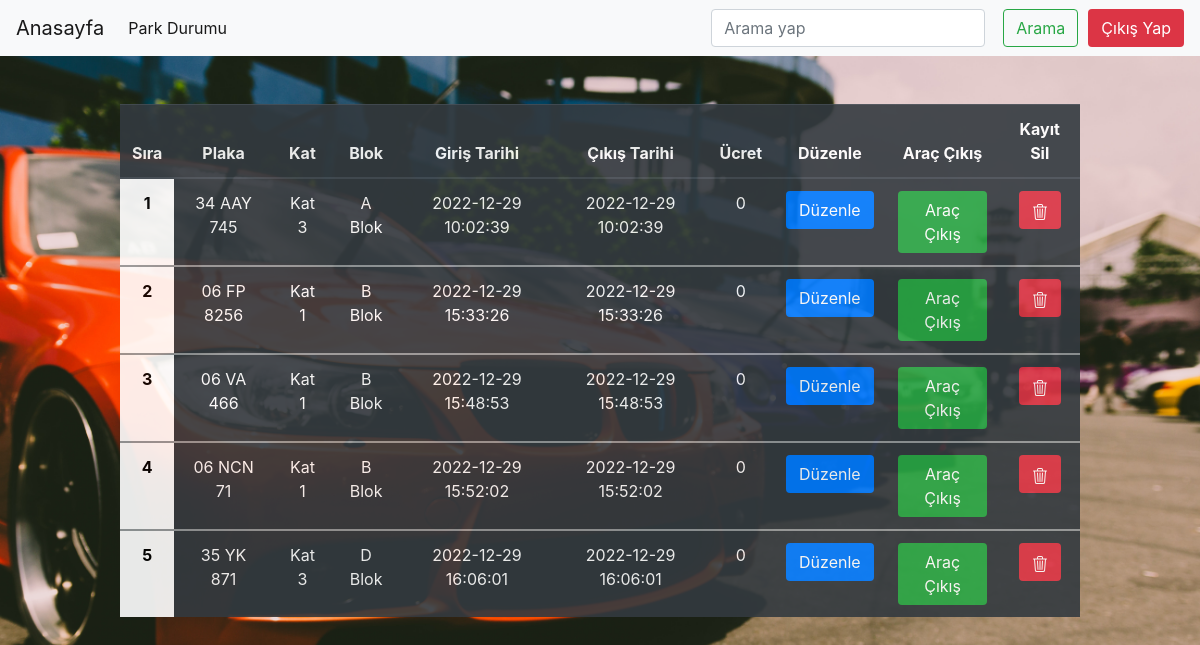
The app's page /admin/parkedenarac.php (signed in) with its own data.
### tables this page shows
CREATE TABLE `arac_kayit` (
  `arac_id` int(11) NOT NULL,
  `arac_plaka` varchar(30) NOT NULL,
  `arac_kat` varchar(30) NOT NULL,
  `arac_blok` varchar(15) NOT NULL,
  `arac_giris_tarih` datetime DEFAULT current_timestamp(),
  `arac_cikis_tarih` datetime DEFAULT current_timestamp()
);

### admin/parkedenarac.php (the view, shortened to what this page needs)
<?php require 'header.php';?><br>
<?php
$saatbasiucret = 5;
?>
<table class="table table-dark text-center">
  <thead>
    <tr>
      <th scope="col">Sıra</th>
      <th scope="col">Plaka</th>
      <th scope="col">Kat</th>
      <th scope="col">Blok</th>
      <th scope="col">Giriş Tarihi</th>
      <th scope="col">Çıkış Tarihi</th>
      <th scope="col">Ücret</th>
      <th scope="col">Düzenle</th>
      <th scope="col">Araç Çıkış</th>
      <th scope="col">Kayıt Sil</th>
    </tr>
  </thead>
  <?php
    if (isset($bul)) {
      $kaydet = $db -> prepare('SELECT * FROM arac_kayit WHERE arac_plaka LIKE :arac_plaka');
      $kaydet -> execute(array(':arac_plaka' => '%'.$bul.'%'));
    } else {
      $kaydet = $db -> query('SELECT * FROM arac_kayit');
    }
    $sira = 0;
    foreach ($kaydet as $kayit) {
      $sira = ++ $sira;
      $id = $kayit['arac_id'];
      $plaka = $kayit['arac_plaka'];
      $kat = $kayit['arac_kat'];
      $blok = $kayit['arac_blok'];
      $giris_tarihi = $kayit['arac_giris_tarih'];
      $cikis_tarihi = $kayit['arac_cikis_tarih'];
      $timestamp1 = strtotime($giris_tarihi);
      $timestamp2 = strtotime($cikis_tarihi);
  ?>
  <tbody class="text-center">
    <tr>
      <th style="background-color: white; color: black;"><?php echo $sira?></th>
      <td><?php echo $plaka?></td>
      <td><?php echo $kat?></td>
      <td><?php echo $blok?></td>
      <td><?php echo $giris_tarihi?></td>
      <td><?php echo $cikis_tarihi?></td>
      <td><?php echo ( abs($timestamp2 - $timestamp1)/(60*60) ) * $saatbasiucret;?></td>
      <td><a href="duzenle.php?id=<?php echo $id?>"><button type="submit" class="btn bg-primary" style="color: #fff;">Düzenle</button></a></td>
      <td><a href="araccikis.php?id=<?php echo $id?>"><button type="submit" class="btn bg-success" style="color: #fff;">Araç Çıkış</button></a></td>
      <td><a href="sil.php?id=<?php echo $id?>"><button type="submit" class="btn bg-danger" style="color: #fff;"></button></a></td>
    </tr>
  </tbody>
  <?php
  }
  ?>
</table>
<?php require 'footer.php'; ?>

### admin/header.php (style rules this page uses)
body { background-image: url("image/pic-3.png"); background-repeat: no-repeat; background-position: center center; background-attachment: fixed; background-size: cover; }
.text-center button { color: #fff; }
.table { margin:auto; width: 80%; opacity: .9; }

### records on screen
arac_kayit: arac_plaka "34 AAY 745", arac_kat "Kat 3", arac_blok "A Blok", arac_giris_tarih "2022-12-29 10:02:39", arac_cikis_tarih "2022-12-29 10:02:39", ( abs($timestamp2 - $timestamp1)/(60*60) ) * $saatbasiucret "0"
arac_kayit: arac_plaka "06 FP 8256", arac_kat "Kat 1", arac_blok "B Blok", arac_giris_tarih "2022-12-29 15:33:26", arac_cikis_tarih "2022-12-29 15:33:26", ( abs($timestamp2 - $timestamp1)/(60*60) ) * $saatbasiucret "0"
arac_kayit: arac_plaka "06 VA 466", arac_kat "Kat 1", arac_blok "B Blok", arac_giris_tarih "2022-12-29 15:48:53", arac_cikis_tarih "2022-12-29 15:48:53", ( abs($timestamp2 - $timestamp1)/(60*60) ) * $saatbasiucret "0"
arac_kayit: arac_plaka "06 NCN 71", arac_kat "Kat 1", arac_blok "B Blok", arac_giris_tarih "2022-12-29 15:52:02", arac_cikis_tarih "2022-12-29 15:52:02", ( abs($timestamp2 - $timestamp1)/(60*60) ) * $saatbasiucret "0"
arac_kayit: arac_plaka "35 YK 871", arac_kat "Kat 3", arac_blok "D Blok", arac_giris_tarih "2022-12-29 16:06:01", arac_cikis_tarih "2022-12-29 16:06:01", ( abs($timestamp2 - $timestamp1)/(60*60) ) * $saatbasiucret "0"
